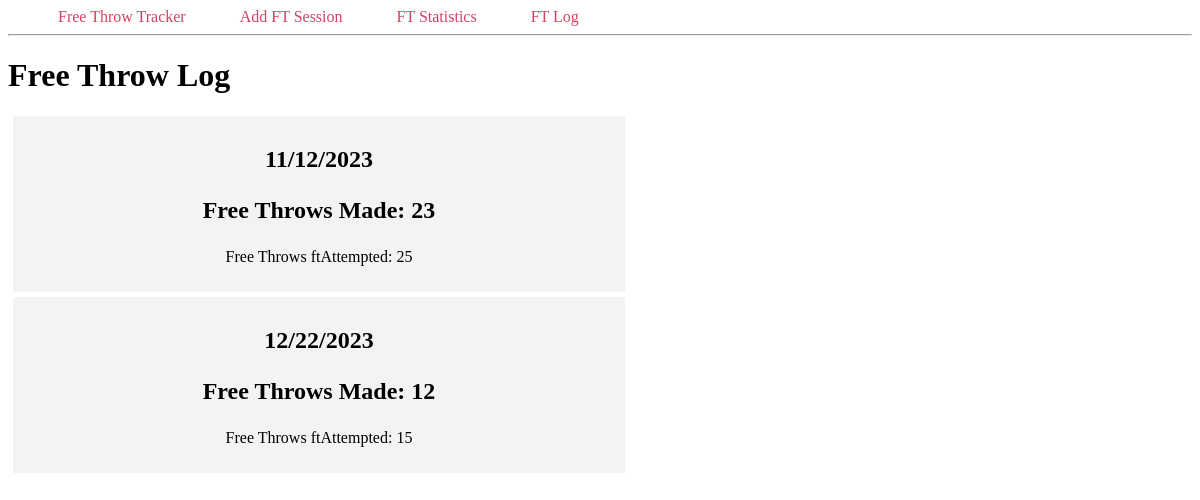
Before: /freethrowlog with the older database file.
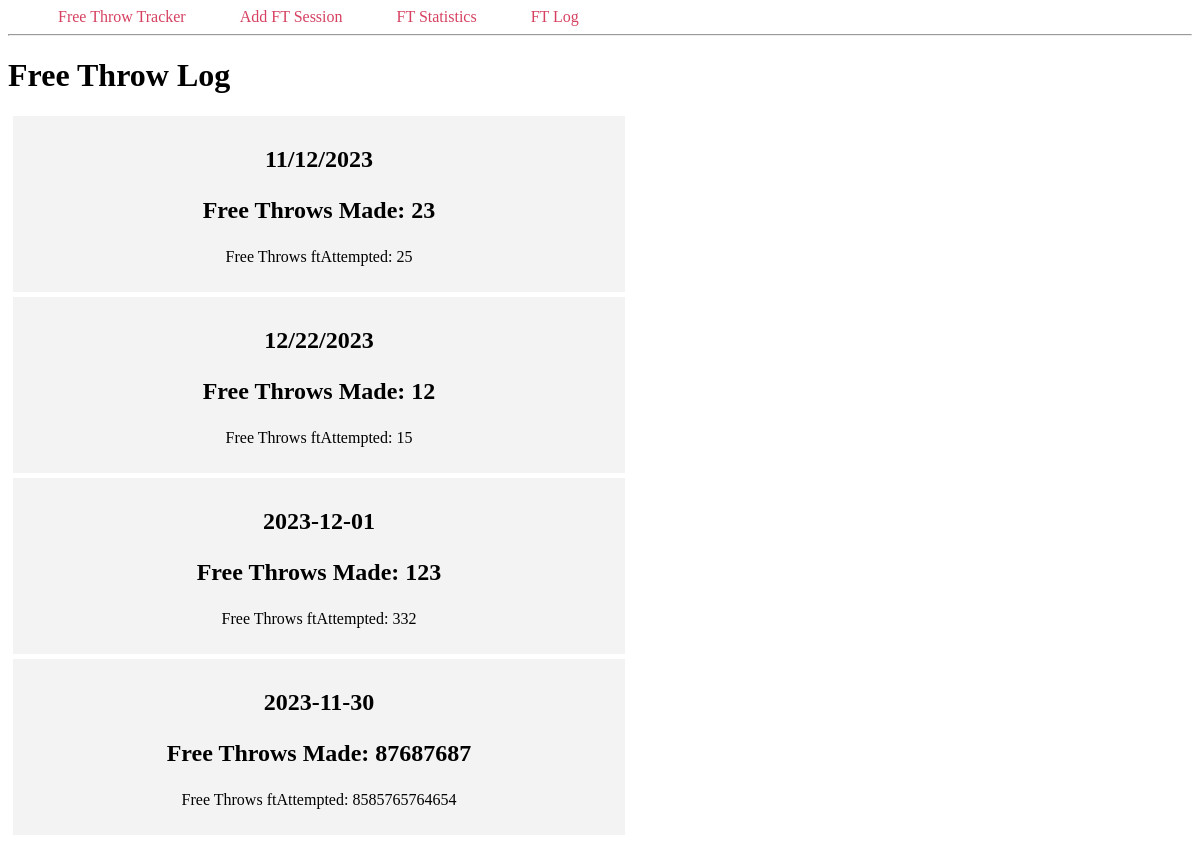
After: the same page with the newer database file.
### tables this page shows
CREATE TABLE freethrowlog (
    id INTEGER PRIMARY KEY AUTOINCREMENT,
    sessionDate TEXT NOT NULL,
    ftMade INTEGER NOT NULL,
    ftAttempted INTEGER NOT NULL
    
);

### app.py (the view)
@app.route('/freethrowlog')
def freethrowlog():
    conn = get_db_connection()
    logs = conn.execute('SELECT * FROM freethrowlog').fetchall()
    conn.close()
    return render_template('log.html', logs=logs)

### app.py (called while the page is built)
def get_db_connection():
    conn = sqlite3.connect('database.db')
    conn.row_factory = sqlite3.Row
    return conn

### templates/log.html
{% extends 'base.html' %}
{% block content %}
    <h1>{% block title %} Free Throw Log {% endblock %}</h1>
    {% for log in logs %}
        <div class='post'>
            <h2>{{ log['sessionDate'] }}</p>
            <p>Free Throws Made: {{ log['ftMade'] }}</h2>
            <p>Free Throws ftAttempted: {{ log['ftAttempted'] }}</p>
        </div>
    {% endfor %}
{% endblock %}

### templates/base.html (shortened to what this page needs)
<!DOCTYPE html>
<html lang="en">
<head>
</head>
<body>
    <nav>
        <a href="{{ url_for('index') }}">Free Throw Tracker</a>
        <a href="{{ url_for('add') }}">Add FT Session</a>
        <a href="{{ url_for('statistics') }}">FT Statistics</a>
        <a href="{{ url_for('freethrowlog') }}">FT Log</a>
    </nav>
    <hr>
    <div class="content">
        {% block content %} {% endblock %}
    </div>
</body>
</html>

### templates/base.html (style rules this page uses)
.post { padding: 10px; margin: 5px; background-color: #f3f3f3; text-align: center; width: 50%; }
nav a { color: #d64161; font-size: 1em; margin-left: 50px; text-decoration: none; }

Changed rows visible on the page:
added freethrowlog: sessionDate "2023-12-01", ftMade "123", ftAttempted "332"
added freethrowlog: sessionDate "2023-11-30", ftMade "87687687", ftAttempted "8585765764654"
